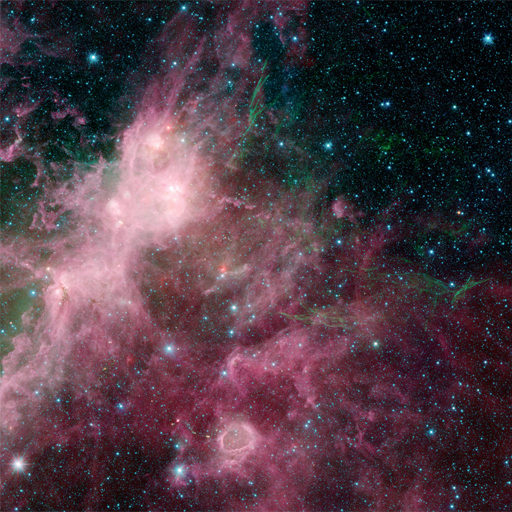
#> input picture input.jpg, 512 x 512 px
$ python version_5.py
#> lines starting #> are read from the running program, lines starting #| are printed output that depends on the picture
from PIL import Image, ImageFilter, ImageOps
import numpy as np
import random
from good_colors import good_colors
from multiprocessing import Process
import datetime

image = 'input.jpg'
num_populations = 10
num_generations = 10
blur = False
size = 512

def count_colors(im):
    '''
    ' Return number of unique colors into the image
    '''
    colors_in_im = dict()
    for row in im:
        for pixel in row:
            if tuple(pixel) in colors_in_im:
                colors_in_im[tuple(pixel)] += 1
            else:
                colors_in_im[tuple(pixel)] = 1
    return colors_in_im

def fitness(arr):
    res = [0 for i in range(len(arr))]

    def _fitness(el, i):
        good = 0
        for i in range(size):
            for j in range(size):
                if tuple(el[i][j]) in good_colors:
                    good += 1
        res.append(good)

    print('[+] Start calculating fitness for childrens')
    for i in range(len(arr)):
        p = Process(target=_fitness, args=(arr[i], i, ))
        p.start()
        p.join()

    best = res.index(max(res))
    res[best] = -1
    second_best = res.index(max(res))
    print('[+] Stop calculating fitness for childrens')
    return arr[best], arr[second_best]


def generate_childrens(mother, father=None):
    if isinstance(father, type(None)):
        father = mother
    res = []
    for i in range(num_populations):
        temp = np.absolute((mother +
        np.array(Image.fromarray(father.astype('uint8')).rotate(90-random.randint(-10, 10))) + random.randint(-10, 20)) // 2 % 256)
        res.append(temp)
    return res

if __name__ == '__main__':
    start = datetime.datetime.now()
    im = Image.open(image)
#> im is the input picture: PIL image 512x512 RGB; mean R, G, B 78.5, 58.8, 68.6
    im = im.convert('RGB')
    print(f'[+] Open image {image}.')
    im = im.filter(ImageFilter.BoxBlur(2))
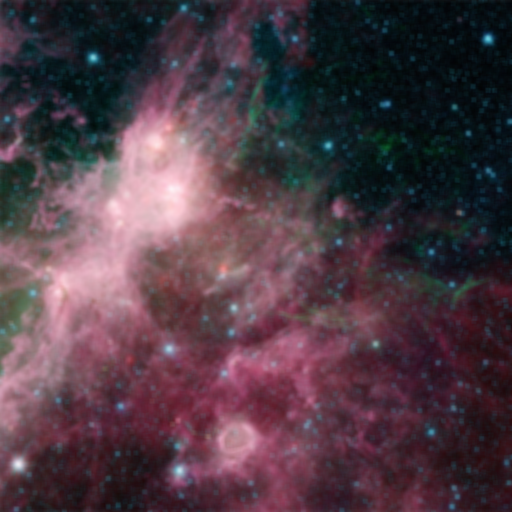
#> im: PIL image 512x512 RGB; mean R, G, B 78.5, 58.8, 68.7
    im = ImageOps.invert(im)
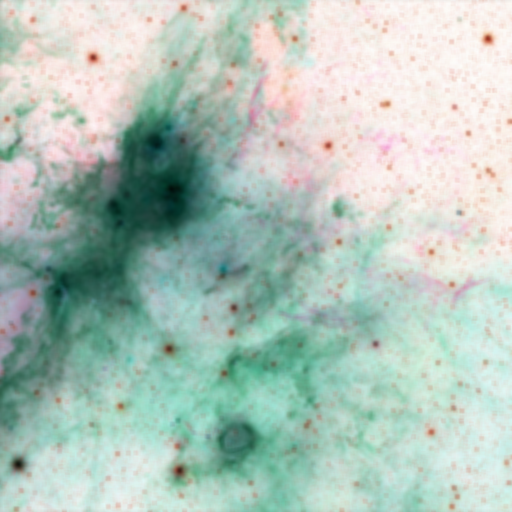
#> im: PIL image 512x512 RGB; mean R, G, B 176.5, 196.2, 186.3

    im2arr = np.array(im)
    print('[+] Create numpy array of image')
    mother, father = im2arr, None

    counter = 0
    for i in range(num_generations):
        childs = generate_childrens(mother, father)
#> (the run stopped early here; a loop or call above may not have finished)
